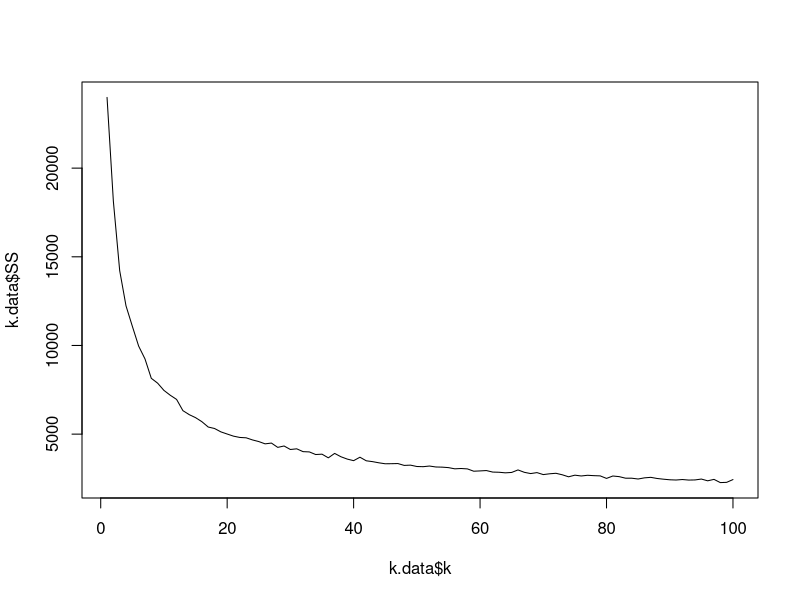
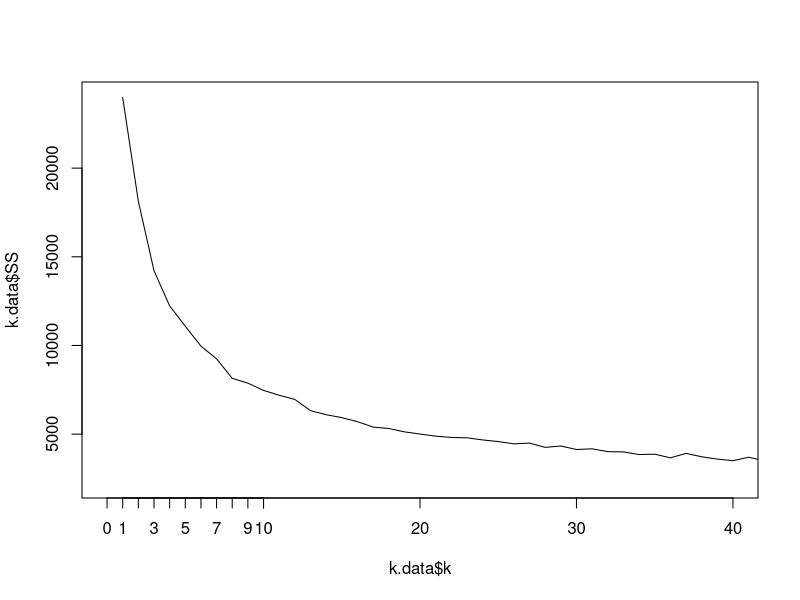
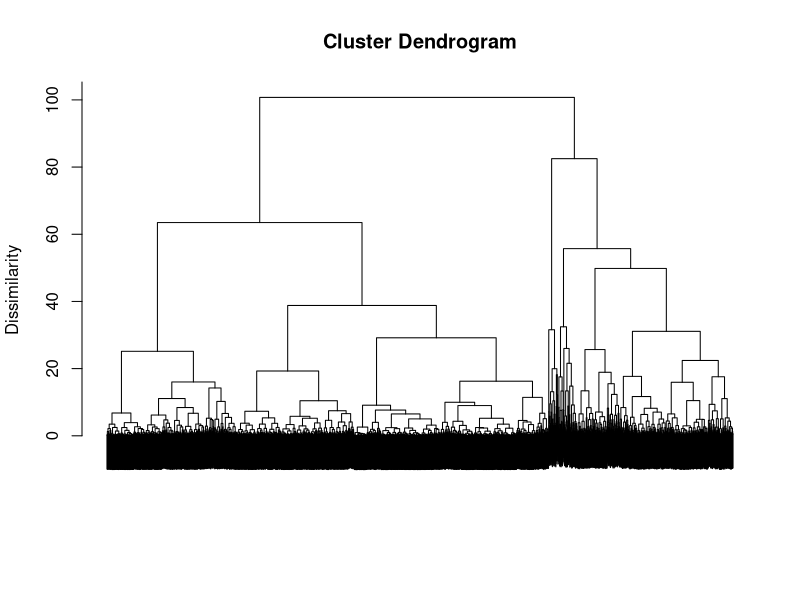
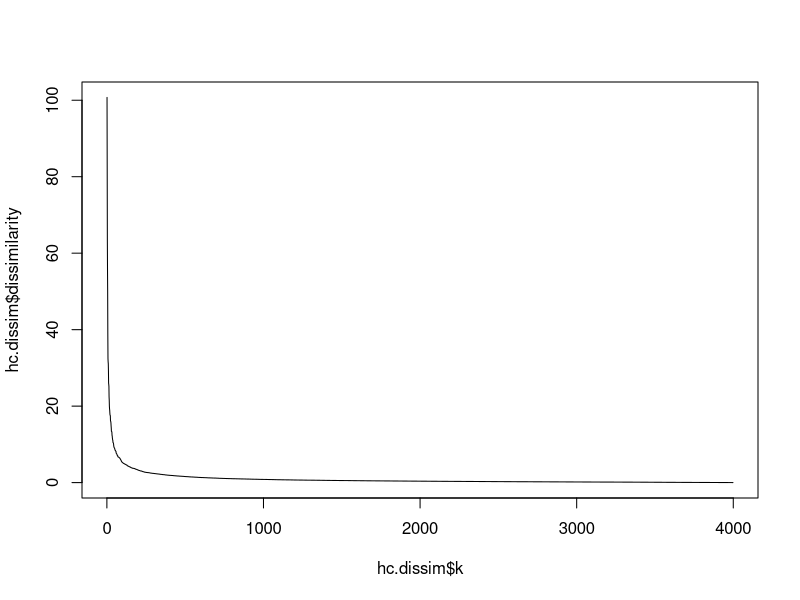
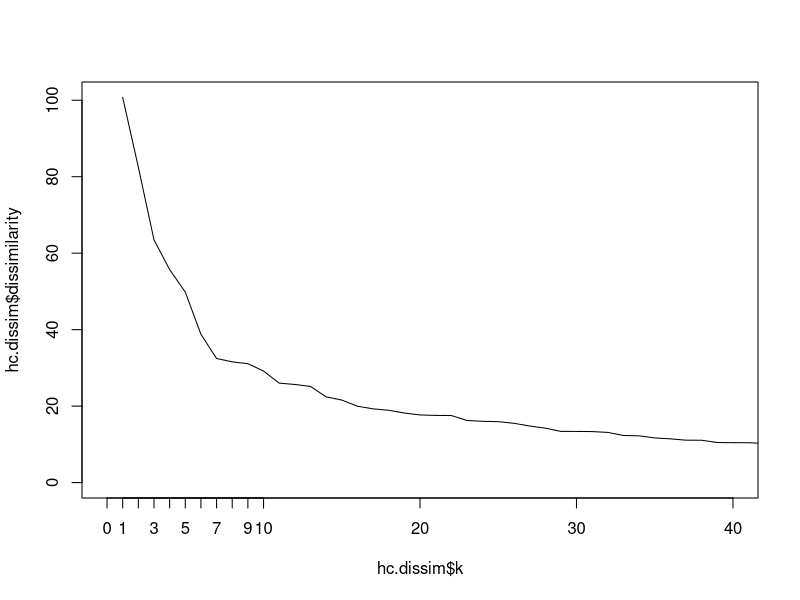

Write R code to recreate these figures, in order.
################
## Clustering ##
################

library(caret)

### PART 1 : exploring and scaling the data

# after setting the current directory, loading the airline data 
airline <- read.csv("data/airline.csv")
str(airline)

airline
# Balance: Number of miles eligible for award travel
# BonusTrans: Number of non-flight bonus transactions in the past 12 months
# BonusMiles: Number of miles earned from those transactions
# FlightTrans: Number of flight transactions
# FlightMiles: Number of miles earned from those transactions
# DaysSinceEnroll: Tenure in the program (days)

# Need to preprocess the data to treat each column equally to compute the clusters

# preprocessing steps:
# First, *center* the data (substract the mean to each column)
# => mean becomes 0 for each column
# Then, *scale* the data, by dividing by the standard deviation
# => std becomes 1 for each column

#step 1: create the pre-processor using preProcess
pp <- preProcess(airline, method=c("center", "scale"))   # normalization for each col: (X_i-mean)/std
class(pp)
pp
pp$mean

#step 2: apply it to the dataset
airline.scaled <- predict(pp, airline)

# Sanity check
colMeans(airline)
colMeans(airline.scaled)# mean is (approximately) 0 for all columns
apply(airline.scaled,2,sd)# standard deviation is 1 for all columns 
# (apply() applies function given as third argument to matrix given as first argument. 
# 2 means apply sd() to cols. 1 would apply it row-wise, col(1,2) both to row and column.)
head(airline.scaled)
# What does a negative value represent?

### PART 2 : Clustering: K-Means

# k-means has a random start (where the centroids are initially randomly located)
# set the seed to have the same result
set.seed(144)

# The kmeans function creates the clusters
# set the number of iterations to k=8
km <- kmeans(airline.scaled, centers = 8, iter.max=100) 
# centers randomly selected from rows of airline.scaled

class(km) # class: kmeans
names(km)

# cluster centroids. Store this result
km.centroids <- km$centers
km.centroids
# cluster for each point. Store this result.
km.clusters <- km$cluster
km.clusters
# the sum of the squared distances of each observation from its cluster centroid => cluster dissimilarity
km$tot.withinss  # cluster dissimilarity: 8289.099

# the number of observations in each cluster
km.size <- km$size
km.size # 893 1124  504  212 1107   69   76   14

# Scree plot for k-means
# For k means, we literally try many value of k and look at their dissimilarity.
# here we test all k from 1 to 100
k.data <- data.frame(k = 1:100)
k.data$SS <- sapply(k.data$k, function(k) {
  kmeans(airline.scaled, iter.max=100, k)$tot.withinss
})

# Plot the scree plot.
plot(k.data$k, k.data$SS, type="l")
plot(k.data$k, k.data$SS, type="l", xlim=c(0,40))
axis(side = 1, at = 1:10)


### PART 3 : Hierarchical Clustering
# Compute all-pair euclidian distances between the observations
d <- dist(airline.scaled)    # method = "euclidean"
class(d)

# Creates the Hierarchical clustering
hclust.mod <- hclust(d, method="ward.D2")
# The "method=ward.D2" indicates the criterion to select the pair of clusters to be merged at each iteration

# Now, plot the hierarchy structure (dendrogram)
# labels=F (false) not to print text for each of the 3999 observations
plot(hclust.mod, labels=F, ylab="Dissimilarity", xlab = "", sub = "")

# To select a "good" k value, pick something that defines the corner / pivot in the L (knee)
# the next line puts this data in the right form to be plotted
hc.dissim <- data.frame(k = seq_along(hclust.mod$height),   # index: 1,2,...,length(hclust.mod$height)
                        dissimilarity = rev(hclust.mod$height)) # reverse elements
head(hc.dissim)

# Scree plot
plot(hc.dissim$k, hc.dissim$dissimilarity, type="l")
# Let's zoom on the smallest k values:
plot(hc.dissim$k, hc.dissim$dissimilarity, type="l", xlim=c(0,40))
axis(side = 1, at = 1:10)

# Improvement in dissimilarity for increasing number of clusters
hc.dissim.dif = head(hc.dissim,-1)-tail(hc.dissim,-1)
head(hc.dissim.dif,10)

# now that we have k=7, construct the clusters
h.clusters <- cutree(hclust.mod, 7)
h.clusters

# The *centroid* for a cluster is the mean value of all points in the cluster: 
aggregate(airline.scaled, by=list(h.clusters), mean) # Compute centroids

# *size* of each cluster
table(h.clusters) # 1242  833  746  723  271   63  121

# many zeros mean clusters from kmeans and hierarchical "match up"
table(h.clusters, km.clusters)
